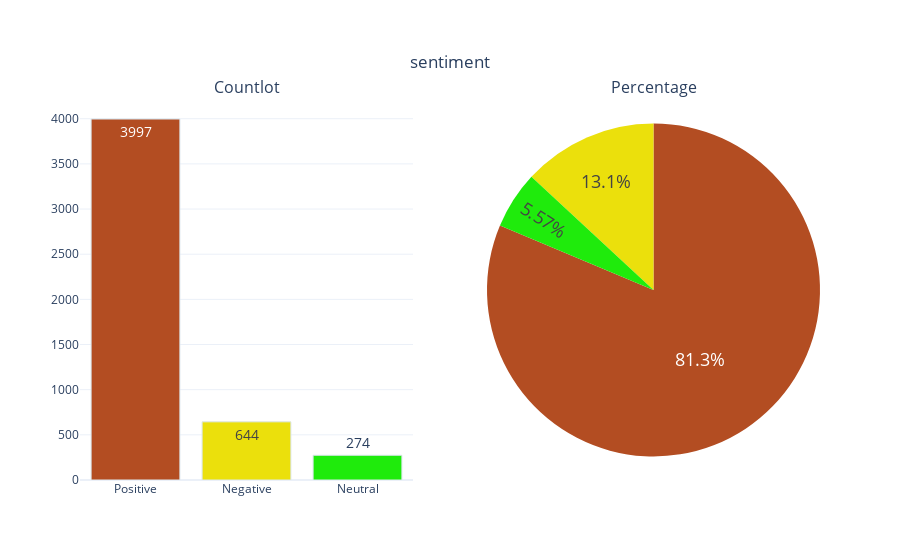

Write notebook code for a chart like this one.
### Code cell
df[df["sentiment"] == "Positive"].sort_values("wilson_lower_bound", ascending=False).head(5)
categorical_variable_summary(df,'sentiment')

### Figure 1 — Plotly figure (JSON) as saved in the notebook; plotly's stock layout.template omitted (floating-point values rounded to 4 significant figures)
{"data": [{"marker": {"color": ["#B34D22", "#EBE00C", "#1FEB0C", "#0C92EB", "#EB0CD5"], "line": {"color": "#DBE6EC", "width": 1}}, "name": "sentiment", "showlegend": false, "text": ["3997", "644", "274"], "textfont": {"size": 14}, "textposition": "auto", "type": "bar", "x": ["Positive", "Negative", "Neutral"], "xaxis": "x", "y": [3997, 644, 274], "yaxis": "y"}, {"domain": {"x": [0.55, 1], "y": [0, 1]}, "labels": ["Positive", "Negative", "Neutral"], "marker": {"colors": ["#B34D22", "#EBE00C", "#1FEB0C", "#0C92EB", "#EB0CD5"]}, "name": "sentiment", "showlegend": false, "textfont": {"size": 18}, "textposition": "auto", "type": "pie", "values": [3997, 644, 274]}], "layout": {"annotations": [{"font": {"size": 16}, "showarrow": false, "text": "Countlot", "x": 0.225, "xanchor": "center", "xref": "paper", "y": 1, "yanchor": "bottom", "yref": "paper"}, {"font": {"size": 16}, "showarrow": false, "text": "Percentage", "x": 0.775, "xanchor": "center", "xref": "paper", "y": 1, "yanchor": "bottom", "yref": "paper"}], "title": {"text": "sentiment", "x": 0.5, "xanchor": "center", "y": 0.9, "yanchor": "top"}, "xaxis": {"anchor": "y", "domain": [0, 0.45]}, "yaxis": {"anchor": "x", "domain": [0, 1]}}}
